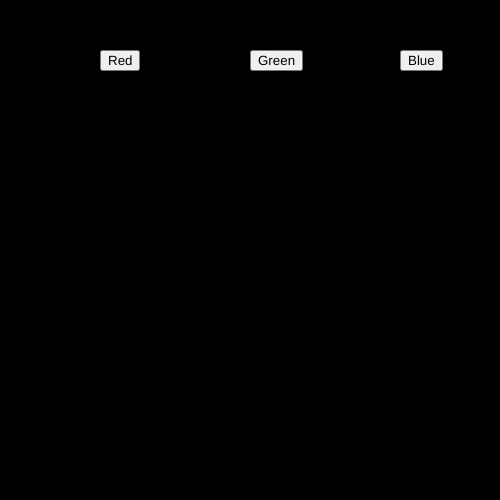
Frame 1 (no input)
Frame 60 (no input): identical to frame 1, image omitted
Frame 120 (the mouse pressed at the canvas centre since frame 60): identical to frame 1, image omitted

The p5.js sketch that drew this single still picture (run headless with seeded random() and noise() and a simulated clock; from frame 60 on, the mouse is pressed at the canvas centre):

// p5.js sketch
// ── sketch.js
var btn_red;
var btn_green;
var btn_blue
var r = 0;
var g = 0;
var b = 0;

function setup() {
  createCanvas(500, 500);  
 btn_red=createButton("Red")
btn_red.position(100,50)
btn_red.mousePressed(red_bg)

btn_green=createButton("Green")
btn_green.position(250,50)
btn_green.mousePressed(green_bg)

btn_blue=createButton("Blue")
btn_blue.position(400,50)
btn_blue.mousePressed(blue_bg)
}

 function red_bg(){
r=225
g=0
b=0
 }
 function green_bg(){
  r=0
  g=225
  b=0
   }
   function blue_bg(){
    r=0
    g=0
    b=225
     }





function draw() {
  background(r,g,b);
}
